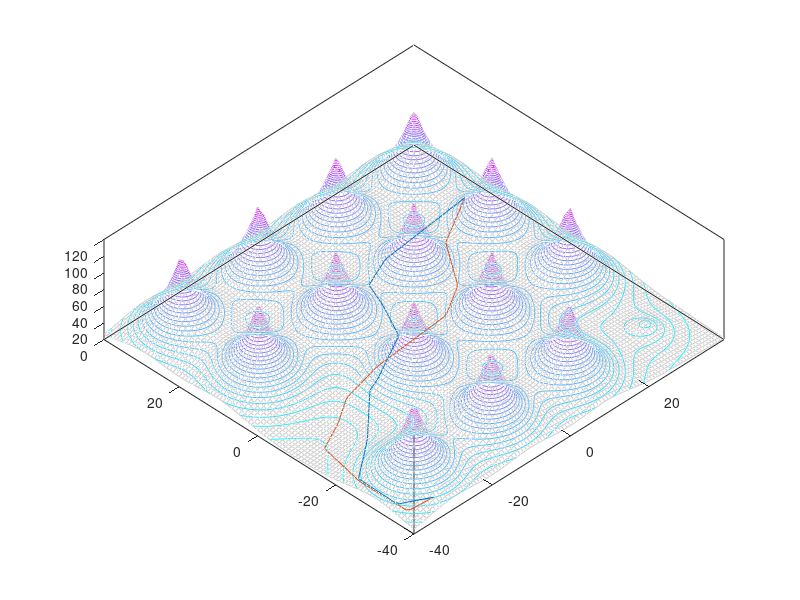

Here is the MATLAB script that generated this plot:
clear; clc;

%cost_map = load('cost_map_0.txt')
cost_map = load('cost_map.txt')
[X,Y] = meshgrid([-40:0.800001:40]);
Z = cost_map;
contour3(X,Y,Z,30)
surface(X,Y,Z,'EdgeColor',[.8 .8 .8],'FaceColor','none')
grid off
Tcam = [135 -70];
view(Tcam);
colormap cool

hold on
load('traj_0.txt')
plot(traj_0(2,:),traj_0(1,:));

hold on
load('traj.txt')
plot(traj(2,:),traj(1,:));